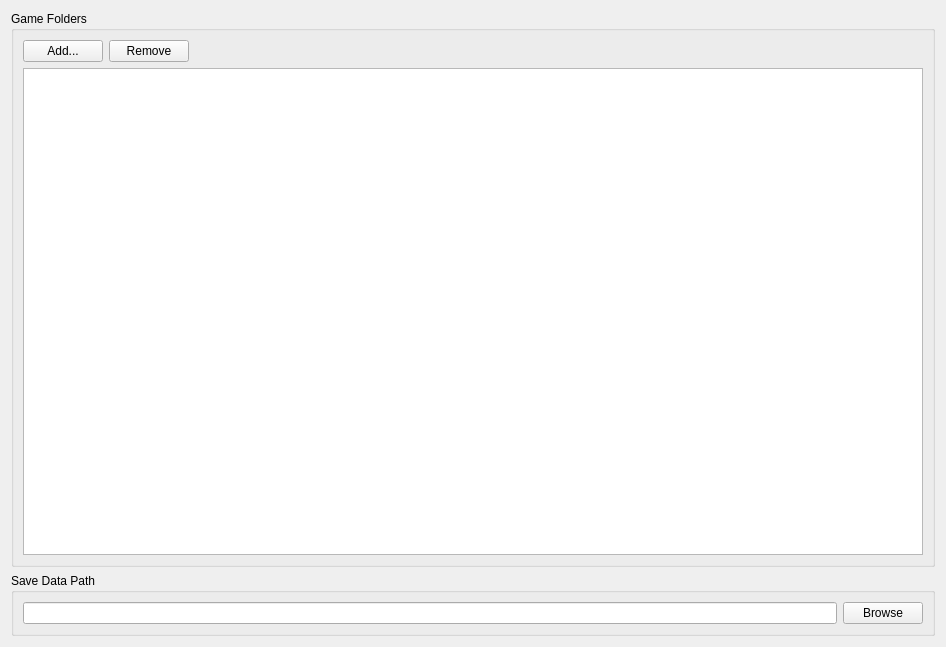
      <widget class="QWidget" name="pathsTabContents">
       <property name="geometry">
        <rect>
         <x>0</x>
         <y>0</y>
         <width>946</width>
         <height>647</height>
        </rect>
       </property>
       <layout class="QVBoxLayout" name="pathsTabLayout">
        <item>
         <widget class="QGroupBox" name="gameFoldersGroupBox">
          <property name="title">
           <string>Game Folders</string>
          </property>
          <layout class="QVBoxLayout" name="verticalLayout">
           <item>
            <layout class="QHBoxLayout" name="horizontalLayout_3">
             <item>
              <widget class="QPushButton" name="addFolderButton">
               <property name="text">
                <string>Add...</string>
               </property>
              </widget>
             </item>
             <item>
              <widget class="QPushButton" name="removeFolderButton">
               <property name="text">
                <string>Remove</string>
               </property>
              </widget>
             </item>
             <item>
              <spacer name="horizontalSpacer">
               <property name="orientation">
                <enum>Qt::Orientation::Horizontal</enum>
               </property>
               <property name="sizeHint" stdset="0">
                <size>
                 <width>40</width>
                 <height>20</height>
                </size>
               </property>
              </spacer>
             </item>
            </layout>
           </item>
           <item>
            <widget class="QListWidget" name="gameFoldersListWidget"/>
           </item>
          </layout>
         </widget>
        </item>
        <item>
         <widget class="QGroupBox" name="saveDataGroupBox">
          <property name="title">
           <string>Save Data Path</string>
          </property>
          <layout class="QVBoxLayout" name="saveDataLayout">
           <item>
            <layout class="QHBoxLayout" name="horizontalLayout_4">
             <item>
              <widget class="QLineEdit" name="currentSaveDataPath">
               <property name="readOnly">
                <bool>true</bool>
               </property>
              </widget>
             </item>
             <item>
              <widget class="QPushButton" name="browseButton">
               <property name="text">
                <string>Browse</string>
               </property>
              </widget>
             </item>
            </layout>
           </item>
          </layout>
         </widget>
        </item>
       </layout>
      </widget>
